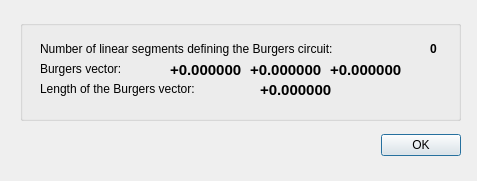
<?xml version="1.0" encoding="UTF-8"?>
<ui version="4.0">
 <class>DCalcBVector</class>
 <widget class="QDialog" name="DCalcBVector">
  <property name="geometry">
   <rect>
    <x>0</x>
    <y>0</y>
    <width>477</width>
    <height>181</height>
   </rect>
  </property>
  <property name="windowTitle">
   <string>Calculate the Burgers vector</string>
  </property>
  <widget class="QDialogButtonBox" name="buttonBox">
   <property name="geometry">
    <rect>
     <x>360</x>
     <y>130</y>
     <width>101</width>
     <height>31</height>
    </rect>
   </property>
   <property name="orientation">
    <enum>Qt::Horizontal</enum>
   </property>
   <property name="standardButtons">
    <set>QDialogButtonBox::Ok</set>
   </property>
  </widget>
  <widget class="QGroupBox" name="groupBox">
   <property name="geometry">
    <rect>
     <x>20</x>
     <y>20</y>
     <width>441</width>
     <height>101</height>
    </rect>
   </property>
   <property name="title">
    <string/>
   </property>
   <widget class="QLabel" name="label">
    <property name="geometry">
     <rect>
      <x>20</x>
      <y>20</y>
      <width>411</width>
      <height>17</height>
     </rect>
    </property>
    <property name="text">
     <string>Number of linear segments defining the Burgers circuit:</string>
    </property>
   </widget>
   <widget class="QLabel" name="label_3">
    <property name="geometry">
     <rect>
      <x>20</x>
      <y>40</y>
      <width>111</width>
      <height>17</height>
     </rect>
    </property>
    <property name="text">
     <string>Burgers vector:</string>
    </property>
   </widget>
   <widget class="QLabel" name="Bx">
    <property name="geometry">
     <rect>
      <x>150</x>
      <y>40</y>
      <width>81</width>
      <height>20</height>
     </rect>
    </property>
    <property name="font">
     <font>
      <family>Ubuntu</family>
      <pointsize>11</pointsize>
      <weight>75</weight>
      <bold>true</bold>
     </font>
    </property>
    <property name="autoFillBackground">
     <bool>false</bool>
    </property>
    <property name="text">
     <string>+0.000000</string>
    </property>
   </widget>
   <widget class="QLabel" name="By">
    <property name="geometry">
     <rect>
      <x>230</x>
      <y>40</y>
      <width>81</width>
      <height>20</height>
     </rect>
    </property>
    <property name="font">
     <font>
      <family>Ubuntu</family>
      <pointsize>11</pointsize>
      <weight>75</weight>
      <bold>true</bold>
     </font>
    </property>
    <property name="text">
     <string>+0.000000</string>
    </property>
   </widget>
   <widget class="QLabel" name="Bz">
    <property name="geometry">
     <rect>
      <x>310</x>
      <y>40</y>
      <width>81</width>
      <height>20</height>
     </rect>
    </property>
    <property name="font">
     <font>
      <family>Ubuntu</family>
      <pointsize>11</pointsize>
      <weight>75</weight>
      <bold>true</bold>
     </font>
    </property>
    <property name="text">
     <string>+0.000000</string>
    </property>
   </widget>
   <widget class="QLabel" name="label_4">
    <property name="geometry">
     <rect>
      <x>20</x>
      <y>60</y>
      <width>211</width>
      <height>17</height>
     </rect>
    </property>
    <property name="text">
     <string>Length of the Burgers vector:</string>
    </property>
   </widget>
   <widget class="QLabel" name="Blen">
    <property name="geometry">
     <rect>
      <x>240</x>
      <y>60</y>
      <width>81</width>
      <height>20</height>
     </rect>
    </property>
    <property name="font">
     <font>
      <family>Ubuntu</family>
      <pointsize>11</pointsize>
      <weight>75</weight>
      <bold>true</bold>
     </font>
    </property>
    <property name="text">
     <string>+0.000000</string>
    </property>
   </widget>
   <widget class="QLabel" name="numNodes">
    <property name="geometry">
     <rect>
      <x>410</x>
      <y>20</y>
      <width>21</width>
      <height>17</height>
     </rect>
    </property>
    <property name="font">
     <font>
      <weight>75</weight>
      <bold>true</bold>
     </font>
    </property>
    <property name="text">
     <string>0</string>
    </property>
   </widget>
  </widget>
 </widget>
 <resources/>
 <connections>
  <connection>
   <sender>buttonBox</sender>
   <signal>accepted()</signal>
   <receiver>DCalcBVector</receiver>
   <slot>accept()</slot>
   <hints>
    <hint type="sourcelabel">
     <x>248</x>
     <y>254</y>
    </hint>
    <hint type="destinationlabel">
     <x>157</x>
     <y>274</y>
    </hint>
   </hints>
  </connection>
  <connection>
   <sender>buttonBox</sender>
   <signal>rejected()</signal>
   <receiver>DCalcBVector</receiver>
   <slot>reject()</slot>
   <hints>
    <hint type="sourcelabel">
     <x>316</x>
     <y>260</y>
    </hint>
    <hint type="destinationlabel">
     <x>286</x>
     <y>274</y>
    </hint>
   </hints>
  </connection>
 </connections>
</ui>
